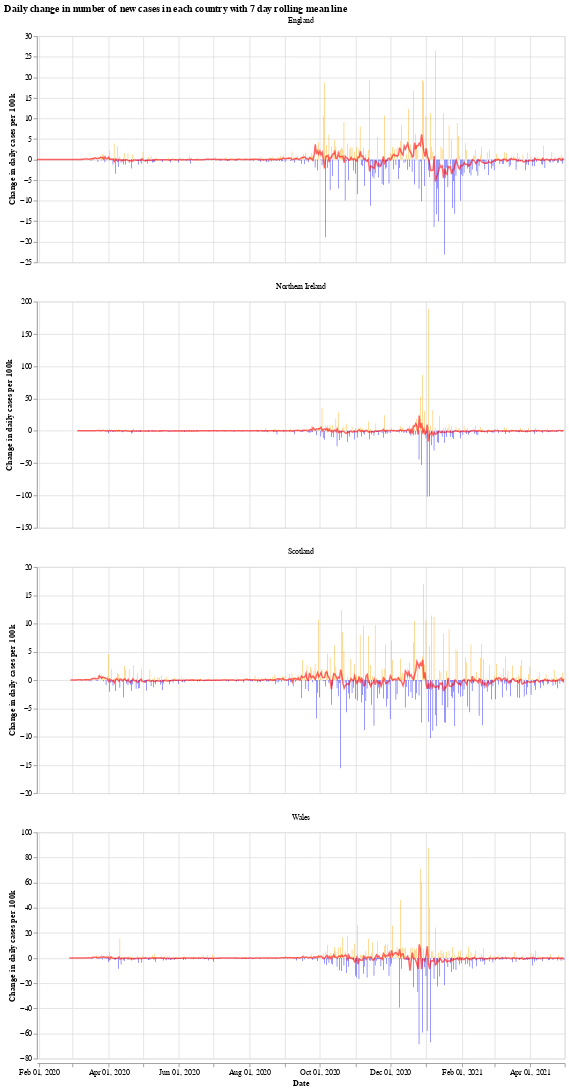

Notebook code for this chart:
### Markdown cell above
We will use the Python library `Altair` for visualising the data, see the [altair docs](https://altair-viz.github.io/) for more information.

First we have a graph which shows the daily change in the number of new cases for each country. This number jumps up and down all over the place, which is likely due to delay in reporting of new cases over the weekend. Another interesting thing is that it looks like the daily cases in Wales experienced a much shorter period of calm over the summer (calm in the sense of daily cases not jumping up and down).

The orange bars are days when the number of new cases (per 100k population) was more than the previous day, while the blue are days when the number of new cases dropped. The red line is the 7 day moving average. 

When the moving average line is below 0, it means that there is a consistent drop in new cases. We can see this clearly happening around the times that lockdowns were introduced (though, to varying degrees). I will update the graphs soon with a marker of when each lockdown started.

### Code cell
# collapse
import altair as alt

bars = alt.Chart(uk_cases).mark_bar().encode(
    x=alt.X("yearmonthdate(date):T", axis=alt.Axis(title='Date')),
    y=alt.Y("casesChangeRate:Q", axis=alt.Axis(title='Change in daily cases per 100k')),
    tooltip='casesChange',
    color=alt.condition(
        alt.datum.casesChangeRate > 0,
        alt.value("orange"),  # The positive color
        alt.value("blue")  # The negative color
    )
).properties(title='Daily change in number of new cases with 7 day rolling mean',width=700).interactive()

line = alt.Chart(uk_cases).mark_line(
    color='red',
    size=2,
    opacity=0.6
).transform_window(
    rolling_mean='mean(casesChangeRate)',
    frame=[0, 7],
    groupby=['areaName']
).encode(
    x='yearmonthdate(date):T',
    y='rolling_mean:Q'
)

alt.layer(bars, line, data=uk_cases).facet(alt.Column(
    'areaName', title=''), columns=1).resolve_scale(y='independent').properties(title='Daily change in number of new cases in each country with 7 day rolling mean line')

### Figure 1 — Vega-Lite specification as saved in the notebook (floating-point values rounded to 4 significant figures; data arrays with more than 128 entries replaced by an {"elided": "..."} marker saying what was removed)
{"config": {"view": {"continuousWidth": 400, "continuousHeight": 300}}, "data": {"name": "data-46767dd4df1e273718d3745355618e52"}, "facet": {"type": "nominal", "field": "areaName", "title": ""}, "spec": {"layer": [{"mark": "bar", "encoding": {"color": {"condition": {"value": "orange", "test": "(datum.casesChangeRate > 0)"}, "value": "blue"}, "tooltip": {"type": "quantitative", "field": "casesChange"}, "x": {"type": "temporal", "axis": {"title": "Date"}, "field": "date", "timeUnit": "yearmonthdate"}, "y": {"type": "quantitative", "axis": {"title": "Change in daily cases per 100k"}, "field": "casesChangeRate"}}, "selection": {"selector001": {"type": "interval", "bind": "scales", "encodings": ["x", "y"]}}, "title": "Daily change in number of new cases with 7 day rolling mean", "width": 700}, {"mark": {"type": "line", "color": "red", "opacity": 0.6, "size": 2}, "encoding": {"x": {"type": "temporal", "field": "date", "timeUnit": "yearmonthdate"}, "y": {"type": "quantitative", "field": "rolling_mean"}}, "transform": [{"window": [{"op": "mean", "field": "casesChangeRate", "as": "rolling_mean"}], "frame": [0, 7], "groupby": ["areaName"]}]}]}, "columns": 1, "resolve": {"scale": {"y": "independent"}}, "title": "Daily change in number of new cases in each country with 7 day rolling mean line", "$schema": "https://vega.github.io/schema/vega-lite/v4.8.1.json", "datasets": {"data-46767dd4df1e273718d3745355618e52": {"elided": "1736 records"}}}
